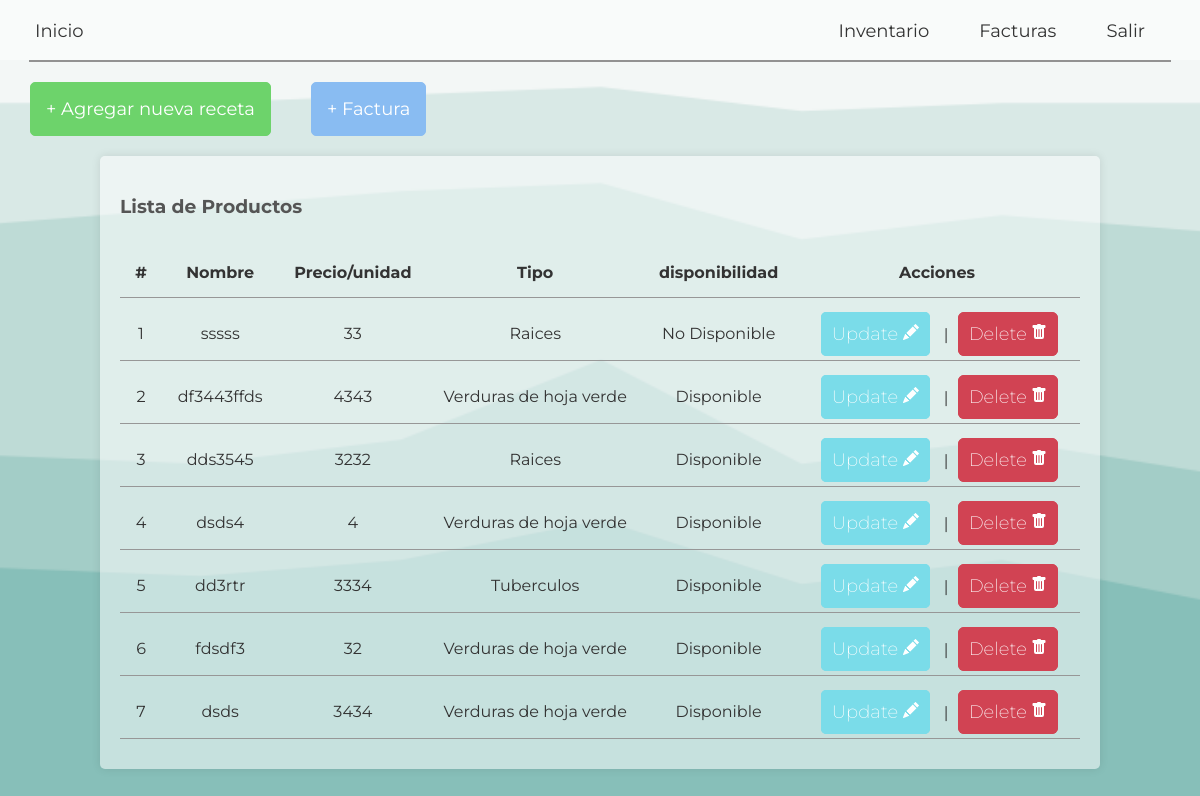
Page /tasks/ (signed in) on the committed database.
### tasks/models.py (models this page shows, shortened)
class Task(models.Model):
    name = models.CharField(
        verbose_name="nombre",
        max_length=65,
        unique=True,
        validators=[
            RegexValidator(
                regex='^[A-Za-z]*$',
                message='El nombre solo puede contener letras.',
                code='invalid_name'
            )
        ]
    )
    price = models.PositiveIntegerField(verbose_name="valor por unidad", validators=[MinValueValidator(1)])
    status = models.CharField(verbose_name="Categoria", max_length=1, choices=Status.choices)
    actives = models.CharField(verbose_name="Categoria", max_length=1, choices=Actives.choices)

### tasks/views.py (the view)
# urls.py: path('tasks/', views.task_list, name='task_list'),
@login_required
def task_list(request):
    tasks = Task.objects.all()
    return render(request, "tasks/task_list.html", { "tasks": tasks,})

### templates/tasks/task_list.html (shortened to what this page needs)
<!DOCTYPE html>
{% load static %}
<html lang="en">
<head>
    <link rel="stylesheet" href="{% static 'style.css' %}">
</head>
<body>
  <nav>
    <ul>
        <li><a href="{% url 'tasks:index' %}">Inicio</a></li>
        {% if user.is_authenticated %}
        <li><a href="{% url 'tasks:salir' %}">Salir</a></li>
        {% else %}
        <li><a href="{% url 'login' %}">Ingresa</a></li>
        {% endif %}
        <li><a href="{% url 'tasks:purchase_vegetable' %}">Facturas</a></li>
        <li><a href="{% url 'tasks:task_list' %}">Inventario</a></li>
    </ul>
</nav>
<div class="separation"></div>
<div class="button_container">
  <a href="{% url 'tasks:task_create' %}" class="add-task-link" id="button_add"> + Agregar nueva receta</a>
  <a href="{% url 'tasks:purchase_vegetable' %}" class="add-task-link" id="button_com"> + Factura</a>
</div>
    <div class="container">
        <h3>Lista de Productos</h3>
        <table>
            <thead>
            <tr>
                <th>#</th>
                <th>Nombre</th>
                <th>Precio/unidad</th>
                <th>Tipo</th>
                <th>disponibilidad</th>
                <th>Acciones</th>
            </tr>
            </thead>
            <tbody>
            {% for task in tasks %}
                <tr>
                    <td>{{ forloop.counter }}</td>
                    <td>{{ task.name }}</td>
                    <td>{{ task.price }}</td>
                    <td>{{ task.get_status_display }}</td>
                    <td>{{ task.get_actives_display }}</td>
                    <td>
                        <a class="update_button" href="{% url 'tasks:task_update' task.id %}">Update </a> |
                        <a class="delete_button" href="{% url 'tasks:task_delete' task.id %}">Delete </a>
                    </td>
                </tr>
            {% endfor %}
            </tbody>
        </table>
    </div>
</body>
</html>

### static/style.css (style rules this page uses)
body { font-family: "Montserrat", sans-serif; background-color: #f3f3f3; color: #333; margin: 0; padding: 0; }
.container { width: 80%; margin: 20px auto; padding: 20px; background-color: #ffffff87; border-radius: 5px; box-shadow: 0 0 10px rgba(0, 0, 0, 0.1); }
h3 { color: #555; }
table { width: 100%; border-collapse: separate; border-spacing: 0 10px; margin-top: 20px; }
th, td { padding: 15px; text-align: center; border-bottom: 1px solid #979797; }
a { color: #007bff; text-decoration: none; }
.add-task-link { display: block; margin-top: 20px; text-decoration: none; }
.update_button { font-weight: 200; padding: 10px; margin: 10px; border-radius: 5px; text-decoration: none; background-color: #7adce9; color: white; border: 1px solid #7adce9; }
.delete_button { font-weight: 200; padding: 10px; margin: 5px; border-radius: 6px; text-decoration: none; background-color: #d14353; color: white; border: 1px solid #d14353; }
tr { padding-top: 10px; }
body { margin: 0; padding: 0; }
html { height:100%; }
body { margin:0; background-image: url(/static/stacked-peaks-haikei.png); background-size: cover; }
nav { background-color: rgba(255, 255, 255, 0.5); padding: 20px; height: 20px; justify-content: center; }
ul { list-style-type: none; margin: 0; padding: 0; }
li { display: inline; margin-right: 20px; }
a { text-decoration: none; color: rgb(52, 52, 52); font-weight: 400; font-size: 18px; padding: 15px; border-radius: 5px; }
li:first-child { float: left; }
li { float: right; }
.separation { border: solid rgb(146, 146, 146) 0.5px; width: 95%; margin: auto; }
.button_container { display: flex; gap: 40px; justify-items: center; }
#button_add { border: solid rgb(109, 211, 107) 1px; background-color: rgb(109, 211, 107); margin-left: 30px; padding: 15px; border-radius: 5px; color: white; cursor: pointer; }
#button_com { border: solid #89bcf2 1px; background-color: #89bcf2; margin-right: 30px; padding: 15px; border-radius: 5px; color: white; }

### rows in the picture
Task: name "sssss", price "33", status "Raices", actives "No Disponible"
Task: name "df3443ffds", price "4343", status "Verduras de hoja verde", actives "Disponible"
Task: name "dds3545", price "3232", status "Raices", actives "Disponible"
Task: name "dsds4", price "4", status "Verduras de hoja verde", actives "Disponible"
Task: name "dd3rtr", price "3334", status "Tuberculos", actives "Disponible"
Task: name "fdsdf3", price "32", status "Verduras de hoja verde", actives "Disponible"
Task: name "dsds", price "3434", status "Verduras de hoja verde", actives "Disponible"
